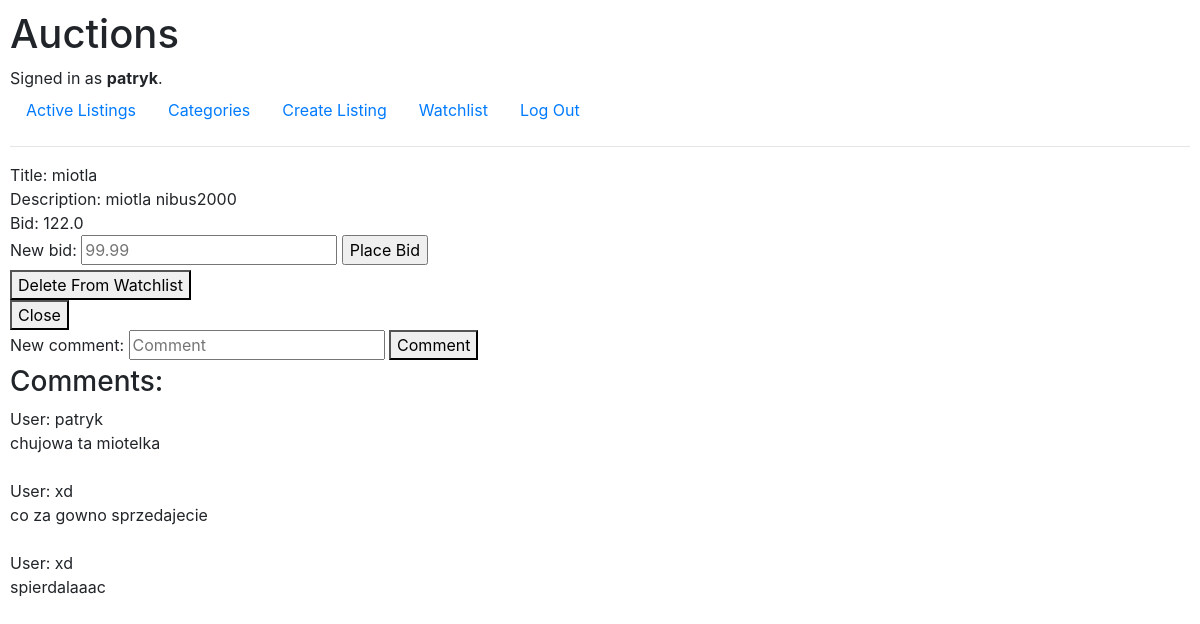
Page /listing/2 (signed in) on the committed database.
### auctions/models.py (models this page shows, shortened)
class User(AbstractUser):
    pass # username

class AuctionListing(models.Model):
    title = models.CharField(max_length=64)
    description = models.CharField(max_length=128)
    starting_bid = models.FloatField()
    image_url = models.CharField(max_length=64,null=True)
    category = models.CharField(max_length=64,default="Toys")
    creator = models.ForeignKey(User,on_delete=models.CASCADE)
    sold = models.BooleanField(default=False)

class AuctionListingComments(models.Model):
    content = models.CharField(max_length=128)
    auction = models.ForeignKey(AuctionListing, on_delete=models.CASCADE)
    creator = models.ForeignKey(User, on_delete=models.CASCADE)

### auctions/views.py (the view, shortened to what this page needs)
# urls.py: path("listing/<int:listing_id>", views.listing, name="listing"),
def listing(request,listing_id):
    if request.user.is_authenticated:
        try:
            watchlist_entry = Watchlist.objects.get(owner=request.user, auction=AuctionListing.objects.get(id=listing_id))
            submit = 'Delete From Watchlist'
            if 'watchlist' in request.POST:
                watchlist_entry.delete()
                submit = 'Add To Watchlist'
                return HttpResponseRedirect(reverse("listing", args=[listing_id]))
            elif 'comment' in request.POST:
                form = CreateCommentForm(request.POST)
                if form.is_valid():
                    auction_listing = AuctionListing.objects.get(id=listing_id)
                    comment = AuctionListingComments(content=form.cleaned_data['new_comment'],auction=auction_listing,creator=request.user)
                    comment.save()
        except Watchlist.DoesNotExist:
                submit = 'Add To Watchlist'
                watchlist = Watchlist(owner=request.user,auction=AuctionListing.objects.get(id=listing_id))
                submit = 'Add To Watchlist'
                if 'watchlist' in request.POST:
                    watchlist.save()
                    submit = 'Delete From Watchlist'
                    return HttpResponseRedirect(reverse("listing", args=[listing_id]))
                elif 'close' in request.POST:
                    auction_listing = AuctionListing.objects.get(id=listing_id)
                    bids = AuctionBids.objects.filter(auction=auction_listing)
                    if bids.exists():
                        last_bid = bids.last()
                        last_bid.is_winner = True
                        last_bid.save()
                        auction_listing.sold = True
                        auction_listing.save()
                        if request.user == last_bid.bidder:
                                                    message = 'You have won the auction'
                                                    return render(request, "auctions/listing.html",{
                                    'auction': AuctionListing.objects.get(id=listing_id),
                                    'submit':submit,
                                    'form': CreateBidForm(),
                                    'commentInput': CreateCommentForm(),
                                    'message': message
                                })
                elif 'bid' in request.POST:
                    form = CreateBidForm(request.POST)
                    if form.is_valid():
                        auction_listing = AuctionListing.objects.get(id=listing_id)
                        new_bid = form.cleaned_data['new_bid']
                        """ before save
                            check if new bid is at least same as starting_bid
                        """
                        if new_bid >= auction_listing.starting_bid:
                            auction_bid = AuctionBids(auction=auction_listing, price=new_bid, bidder=request.user)
                            auction_bid.save()
                            auction_listing.starting_bid = new_bid
                            auction_listing.save()
                        else:
                            return render(request, "auctions/listing.html",{
                                'auction': AuctionListing.objects.get(id=listing_id),
                                'submit':submit,
                                'form': CreateBidForm(),
                                'commentInput': CreateCommentForm(),
                                'message': "Too small bid.."
                            })
                        return HttpResponseRedirect(reverse("listing", args=[listing_id]))
                elif 'comment' in request.POST:
                    form = CreateCommentForm(request.POST)
                    if form.is_valid():
                        auction_listing = AuctionListing.objects.get(id=listing_id)
                        comment = AuctionListingComments(content=form.cleaned_data['new_comment'],auction=auction_listing,creator=request.user)
                        comment.save()
        auction_listing = AuctionListing.objects.get(id=listing_id)
        return render(request, "auctions/listing.html",{
            'auction': auction_listing,
            'submit':submit,
            'form': CreateBidForm(),
            'commentInput': CreateCommentForm(),
            'comments': AuctionListingComments.objects.filter(auction=auction_listing),
        })
    auction_listing = AuctionListing.objects.get(id=listing_id)
    return render(request, "auctions/listing.html",{
        'auction': auction_listing,
        'comments': AuctionListingComments.objects.filter(auction=auction_listing),
    })

### auctions/views.py
class CreateBidForm(forms.Form):
    new_bid = forms.FloatField(widget=forms.TextInput(attrs={'placeholder': '99.99',}))

class CreateCommentForm(forms.Form):
     new_comment = forms.CharField(max_length=256,widget=forms.TextInput(attrs={'placeholder': 'Comment'}))

### auctions/templates/auctions/listing.html (shortened to what this page needs)
{% extends "auctions/layout.html" %}
{% block body%}
<div>
    Title: {{auction.title}} <br>
    Description: {{auction.description}} <br>
    Bid: {{auction.starting_bid}}
</div>
    {% if user.is_authenticated %}
    <form action="{% url 'listing' auction.id%}" method="POST">
        {{form}}
        <input type="submit" name="bid" value="Place Bid">
    </form>
    <form action="{% url 'listing' auction.id %}" method="POST">
        <button type="submit" name="watchlist">{{ submit }}</button>
    </form>
    {% if user == auction.creator %}
    <form action="{% url 'listing' auction.id %}" method="POST">
        <button type="submit" name="close"> Close </button>
    </form>
    {% endif %}
    <form action="{% url 'listing' auction.id %}" method="post">
        {{commentInput}}
        <button type="submit" name="comment">Comment</button>
    </form>
    {% endif %}
    <h3>Comments:</h3>
    {% for comment in comments %}
        User: {{comment.creator}} <br>
        {{comment.content}}
        <br><br>
    {% endfor %}
{% endblock %}

### auctions/templates/auctions/layout.html (shortened to what this page needs)
{% load static %}
<!DOCTYPE html>
<html lang="en">
    <head>
        <link rel="stylesheet" href="https://stackpath.bootstrapcdn.com/bootstrap/4.4.1/css/bootstrap.min.css">
        <link href="{% static 'auctions/styles.css' %}" rel="stylesheet">
    </head>
    <body>
        <h1>Auctions</h1>
        <div>
            {% if user.is_authenticated %}
                Signed in as <strong>{{ user.username }}</strong>.
            {% else %}
                Not signed in.
            {% endif %}
        </div>
        <ul class="nav">
            <li class="nav-item">
                <a class="nav-link" href="{% url 'index' %}">Active Listings</a>
            </li>
            <li class="nav-item">
                <a class="nav-link" href="{% url 'categories' %}">Categories</a>
            </li>
            {% if user.is_authenticated %}
            <li class="nav-item">
                <a class="nav-link" href="{% url 'create' %}">Create Listing</a>
            </li>
            <li class="nav-item">
                <a class="nav-link" href="{% url 'watchlist' %}">Watchlist</a>
            </li>
                <li class="nav-item">
                    <a class="nav-link" href="{% url 'logout' %}">Log Out</a>
                </li>
            {% endif %}
        </ul>
        <hr>
        {% block body %}
        {% endblock %}
    </body>
</html>

### auctions/static/auctions/styles.css (style rules this page uses)
body { padding: 10px; }

### rows in the picture
User: username "patryk"
AuctionListing: title "miotla", description "miotla nibus2000", starting_bid "122.0"
AuctionListingComments: creator "patryk", content "chujowa ta miotelka"
AuctionListingComments: creator "xd", content "co za gowno sprzedajecie"
AuctionListingComments: creator "xd", content "spierdalaaac"

### other values in the picture
{{ submit }} "Delete From Watchlist"
